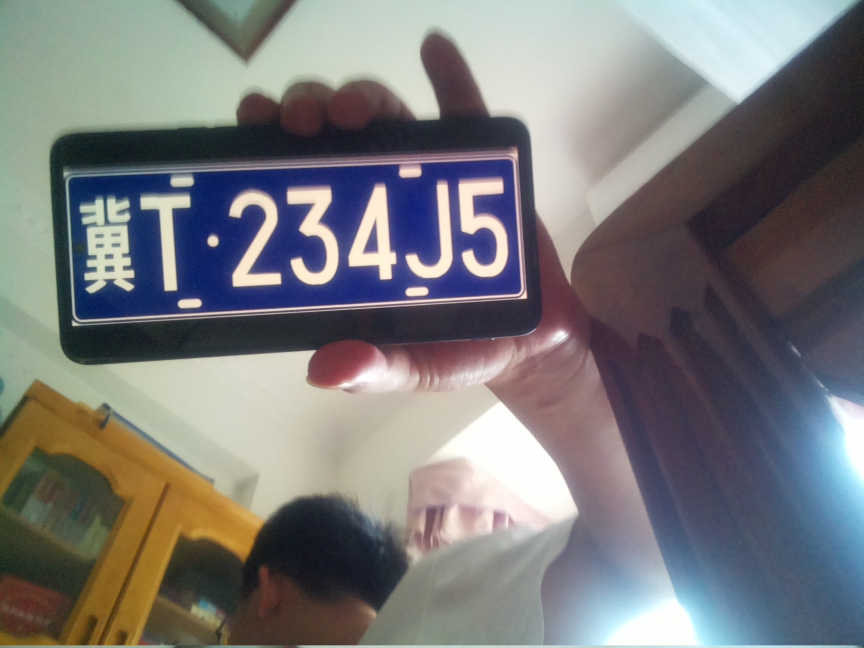
#> input picture raspberrypi/test/test.jpg, 2592 x 1944 px (shown at 1/3 size)
$ python plate_recognition_prepatch.py ../test/test.jpg
#> lines starting #> are read from the running program, lines starting #| are printed output that depends on the picture; after the words box and inside, x2 and y2 are one past the last pixel; in counts of white or black regions, pixels touching at a corner belong together
#> in main, img is the input picture: shape (1944, 2592, 3); mean B, G, R 121.9, 121.2, 121.2
#!/usr/bin/env python3
# -*- coding: utf-8 -*-
"""
车牌识别 - 树莓派 Zero WH 优化版
流程: HSV 蓝色掩码 -> 候选轮廓(宽高比≈3.15) -> minAreaRect 透视校正
      -> CLAHE -> Tesseract LSTM (psm 8 -> 13 -> 7, 白名单 A-Z0-9)
      -> 校正图 OCR 为空时回退识别蓝色包围盒裁剪
后处理: 在 6 位子串中按车牌特征打分选优(保护城市字母), 再修正 T/Z 误读
用法: python3 plate_recognition.py [--debug] <图片1> [图片2 ...]
"""
import os, re, sys, time
import cv2, numpy as np, pytesseract

WHITELIST = "0123456789ABCDEFGHIJKLMNOPQRSTUVWXYZ"
PSM_ORDER = (8, 13, 7)          # psm8/13 最稳, psm7 兜底
ASPECT_TARGET = 3.15            # 标准车牌宽高比
ASPECT_RANGE = (2.0, 4.0)       # 允许范围
MIN_AREA = 5000
OCR_MAXW = 600

# 位置0(城市字母)误读修正: 该位置必为字母; T 最常被读成 7/1/8
POS0_FIX = {"1": "T", "7": "T", "8": "T"}


def clean_text(t):
    return re.sub(r"[^A-Z0-9]", "", (t or "").upper())


def find_plate_candidates(img):
    hsv = cv2.cvtColor(img, cv2.COLOR_BGR2HSV)
#> hsv: shape (1944, 2592, 3); mean H, S, V 79.8, 63.9, 137.1
    mask = cv2.inRange(hsv, (90, 60, 60), (135, 255, 255))
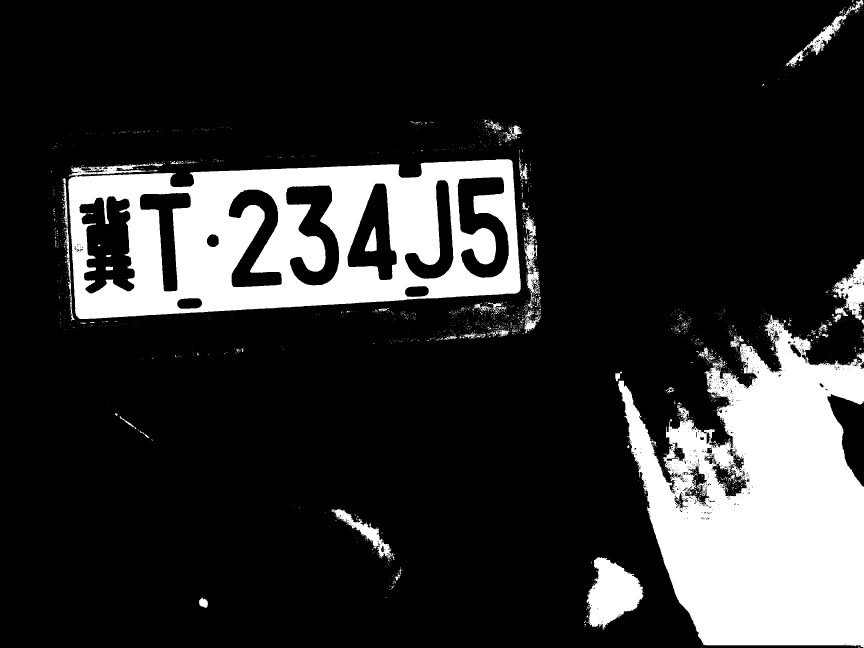
#> mask: shape (1944, 2592) (shown at 1/3 size); 18.1% white; 2730 white regions (2599 under 20 px), largest, box (x1, y1, x2, y2) and area: (1854, 945, 2592, 1944) 456653, (205, 477, 1562, 957) 382142, (1760, 1672, 1930, 1888) 22563
    mask = cv2.morphologyEx(mask, cv2.MORPH_OPEN, np.ones((3, 3), np.uint8))
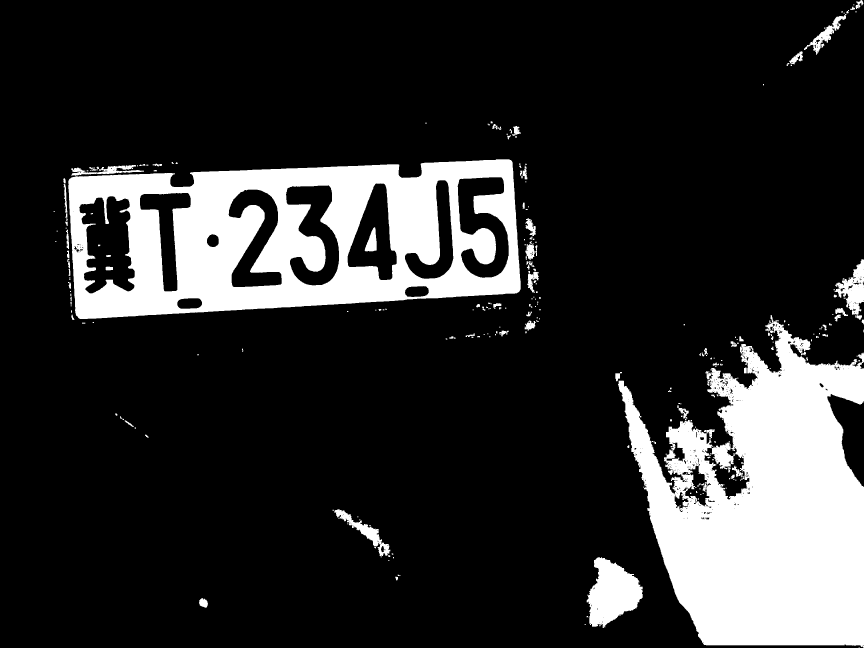
#> mask: shape (1944, 2592) (shown at 1/3 size); 17.7% white; 314 white regions (157 under 20 px), largest, box (x1, y1, x2, y2) and area: (1854, 960, 2592, 1941) 445685, (205, 478, 1562, 957) 381936, (1760, 1672, 1928, 1884) 22242
    mask = cv2.morphologyEx(mask, cv2.MORPH_CLOSE, np.ones((15, 7), np.uint8))
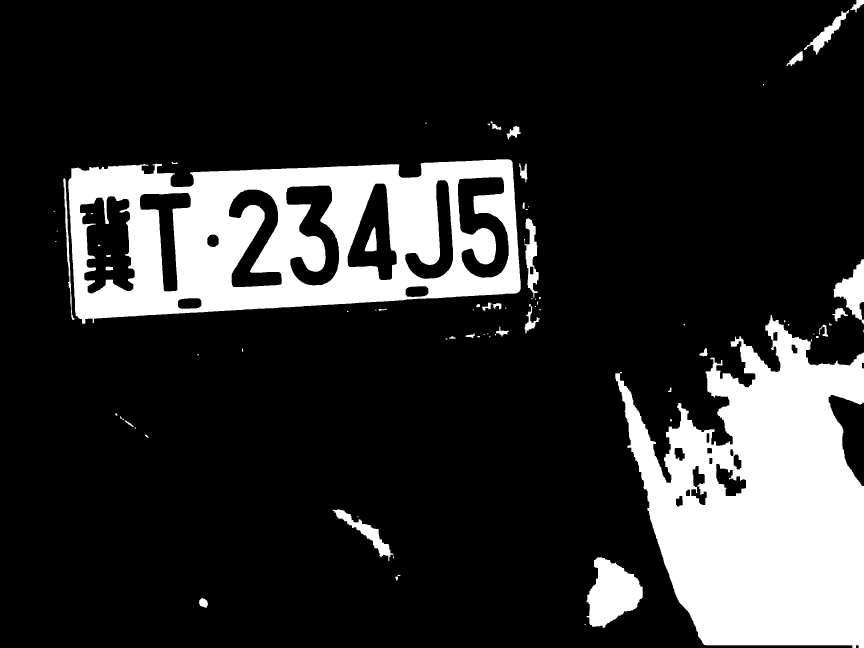
#> mask: shape (1944, 2592) (shown at 1/3 size); 18.1% white; 75 white regions (29 under 20 px)
    contours, _ = cv2.findContours(mask, cv2.RETR_EXTERNAL, cv2.CHAIN_APPROX_SIMPLE)
#> contours = 70 contours, 32 with area under 20; largest, box (x1, y1, x2, y2) and area: (205, 478, 1562, 971) 552920, (1846, 945, 2592, 1944) 473967, (1760, 1672, 1928, 1884) 22299, (2501, 778, 2592, 973) 8141, (998, 1528, 1182, 1683) 5436
    cands = []
    for c in contours:
        area = cv2.contourArea(c)
        if area < MIN_AREA:
            continue
        (_, _), (rw, rh), _ = cv2.minAreaRect(c)
        if rw < rh:
            rw, rh = rh, rw
        if rh <= 0:
            continue
        aspect = rw / rh
        if not (ASPECT_RANGE[0] <= aspect <= ASPECT_RANGE[1]):
            continue
        if rw < 60 or rh < 20:
            continue
        cands.append((abs(aspect - ASPECT_TARGET), -area, c))
#> this loop made 70 passes
#> (area, rw, rh, aspect) on passes 4, 6, 35, 51: (22299, 208.8, 163.5, 1.28), (5436, 232.9, 57.3, 4.06), (473967, 998, 745, 1.34), (8141, 194, 90, 2.16)
#> area on passes 2, 3, 7, 9, 11, 12: 511, 72, 35.5, 104.5, 27, 24.5
#> after the loop, cands = 2 items
    cands.sort(key=lambda t: (t[0], t[1]))
    return [c for _, _, c in cands[:2]]


def warp_plate(img, contour):
    rect = cv2.minAreaRect(contour)
    box = cv2.boxPoints(rect)
    pts = box.astype(np.float32)
    s = pts.sum(axis=1)
    d = np.diff(pts, axis=1).ravel()
    src = np.float32([pts[np.argmin(s)], pts[np.argmin(d)],
                      pts[np.argmax(s)], pts[np.argmax(d)]])
    (_, _), (rw, rh), _ = rect
    if rw < rh:
        rw, rh = rh, rw
    W, H = max(int(rw), 60), max(int(rh), 20)
    dst = np.float32([[0, 0], [W - 1, 0], [W - 1, H - 1], [0, H - 1]])
    M = cv2.getPerspectiveTransform(src, dst)
    return cv2.warpPerspective(img, M, (W, H), flags=cv2.INTER_CUBIC)


def preprocess(roi):
    gray = cv2.cvtColor(roi, cv2.COLOR_BGR2GRAY) if roi.ndim == 3 else roi
    gray = cv2.createCLAHE(clipLimit=2.0, tileGridSize=(8, 8)).apply(gray)
    h, w = gray.shape[:2]
    if w > OCR_MAXW:
        s = OCR_MAXW / w
        gray = cv2.resize(gray, (OCR_MAXW, max(1, int(h * s))),
                          interpolation=cv2.INTER_CUBIC)
    return gray


def ocr_line(proc, psms=PSM_ORDER):
    base = "--oem 1 -c tessedit_char_whitelist=%s" % WHITELIST
    for psm in psms:
        t0 = time.time()
        text = clean_text(pytesseract.image_to_string(
            proc, lang="eng", config="%s --psm %d" % (base, psm)))
        if text:
            return text, psm, time.time() - t0
    return "", None, None


def ocr_plate_crop(img, contour):
    """先识别透视校正图; 为空则回退识别轴对齐蓝色包围盒."""
    warp = warp_plate(img, contour)
    text, psm, dt = ocr_line(preprocess(warp))
    if text:
        return text, psm, dt
    x, y, w, h = cv2.boundingRect(contour)
    x0, y0 = max(0, x - int(w * 0.03)), max(0, y - int(h * 0.08))
    x1, y1 = min(img.shape[1], x + w + int(w * 0.03)), min(img.shape[0], y + h + int(h * 0.08))
    return ocr_line(preprocess(img[y0:y1, x0:x1]))


def _score_win(w):
    """车牌特征打分: 首位字母(城市位)最关键, 尾部字母/第二位字母/Z误读模式加分."""
    sc = 0
    if w[0].isalpha():
        sc += 3
    else:
        sc -= 2
    if len(w) > 1 and w[1].isalpha():
        sc += 1
    if w[-1].isalpha():
        sc += 1
    if (len(w) == 6 and w[2] == "7" and w[1].isdigit()
            and w[3].isdigit() and w[4].isdigit() and w[5].isdigit()):
        sc += 2
    return sc


def post_process(text):
    s = text
    if len(s) <= 6:
        win = s
    else:
        wins = [s[i:i + 6] for i in range(len(s) - 5)]
        # 分数相同优先取"去掉一个串首噪声"的窗口(省份汉字在串首)
        win = max(wins, key=lambda w: (_score_win(w) + (2 if w == s[1:7] else 0), 0))
    if len(win) != 6:
        return win
    if win[0].isdigit():
        win = POS0_FIX.get(win[0], win[0]) + win[1:]
    if (win[2] == "7" and win[1].isdigit()
            and win[3].isdigit() and win[4].isdigit() and win[5].isdigit()):
        win = win[:2] + "Z" + win[3:]
    return win


def main():
    args = [a for a in sys.argv[1:] if not a.startswith("-")]
    debug = "--debug" in sys.argv
    if not args:
        raise SystemExit("用法: python3 plate_recognition.py [--debug] <图片1> [图片2 ...]")
    for path in args:
        img = cv2.imread(path)
        if img is None:
            print("[%s] 无法读取图片" % path)
            continue
        t_start = time.time()
        cands = find_plate_candidates(img)
#> cands = 2 contours; box (x1, y1, x2, y2) and area: (205, 478, 1562, 971) 552920, (2501, 778, 2592, 973) 8141
        print("[%s] %dx%d 候选 %d 个" % (path, img.shape[1], img.shape[0], len(cands)))
#| [../test/test.jpg] 2592x1944 候选 2 个
        best = ""
        for i, c in enumerate(cands):
            if debug:
                base = os.path.splitext(os.path.basename(path))[0]
                cv2.imwrite("%s_cand%d.jpg" % (base, i), warp_plate(img, c))
            text, psm, dt = ocr_plate_crop(img, c)
            if text:
                fixed = post_process(text)
                print("  候选%d: OCR=%s (psm %d, %.1fs) -> %s" % (i + 1, text, psm, dt, fixed))
                if len(text) >= 6 and len(fixed) == 6:
                    best = fixed
                    break
                if not best:
                    best = fixed
#> this loop made 1 pass
#> pass 1, in ocr_plate_crop, `warp = warp_plate(img, contour)`:
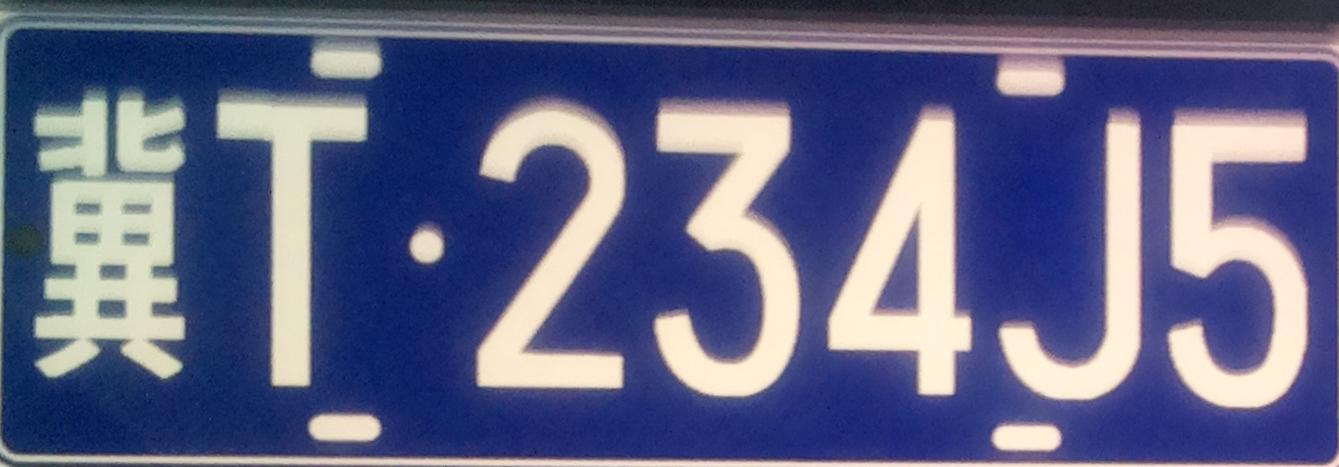
#> warp: shape (467, 1339, 3); mean B, G, R 133.8, 99.6, 96.1
#> pass 1, in preprocess, `gray = cv2.cvtColor(roi, cv2.COLOR_BGR2GRAY) if roi.ndim == 3 else roi`:
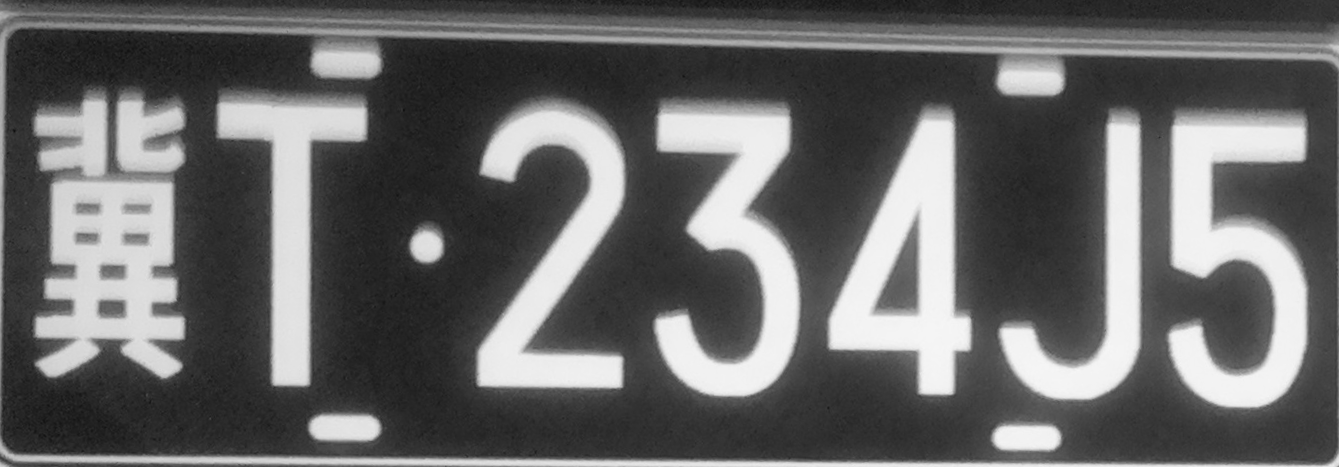
#> gray: shape (467, 1339); min 16, max 246, mean 102.5
#> pass 1, in preprocess, `gray = cv2.createCLAHE(clipLimit=2.0, tileGridSize=(8, 8)).apply(gray)`:
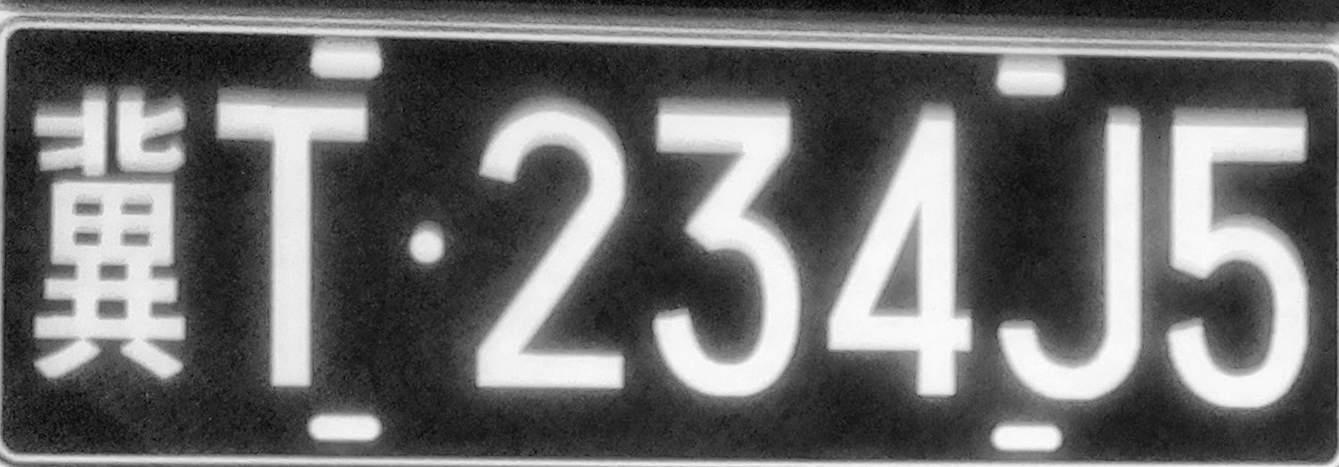
#> gray: shape (467, 1339); min 5, max 251, mean 108.3
        print("  [最终] %s  总耗时 %.1fs" % (best or "(未识别)", time.time() - t_start))


if __name__ == "__main__":
#> (the run stopped early here; a loop or call above may not have finished)
